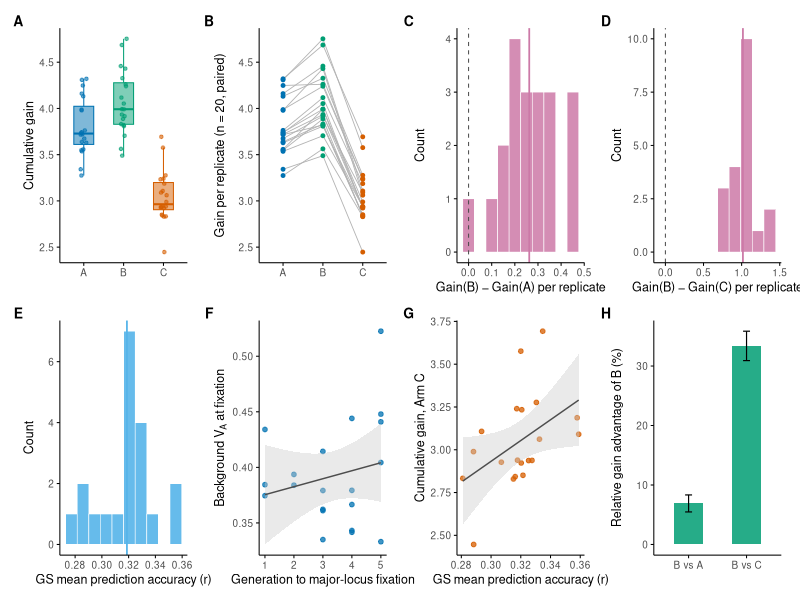
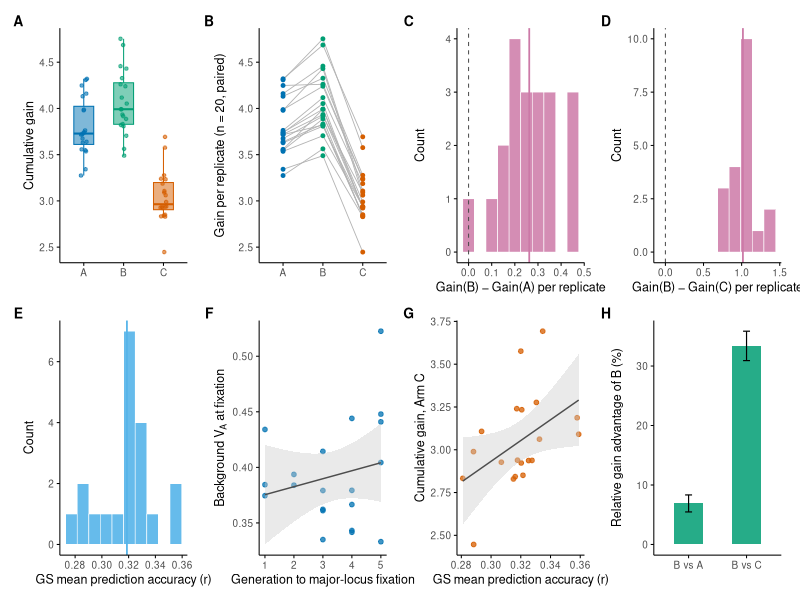

These charts were generated, in order, by the following R code:
## Figure 2: Nature-style 8-panel composite of Phase 2 (post-fixation) results,
## built entirely from the n = 20 replicated simulation output. Replaces the
## single boxplot with a richer, mechanistically-connected panel set.
library(ggplot2)
library(dplyr)
library(patchwork)

dir.create("../figures", showWarnings = FALSE)

okabe_ito <- c(A = "#0072B2", B = "#009E73", C = "#D55E00", diff = "#CC79A7", acc = "#56B4E9")

theme_nature <- theme_classic(base_size = 9, base_family = "sans") +
  theme(
    axis.line = element_line(linewidth = 0.35, colour = "black"),
    axis.ticks = element_line(linewidth = 0.35, colour = "black"),
    legend.position = "none",
    plot.title = element_blank(),
    plot.margin = margin(4, 8, 4, 4)
  )

p1 <- read.csv("../outputs/phase1_replicated_log.csv")
p1$p_major <- pmax(p1$p_major, 1 - p1$p_major)
p2 <- read.csv("../outputs/phase2_replicated_summary.csv")

gen_fixed_fixed <- sapply(split(p1, p1$rep), function(sub) {
  fg <- sub$generation[sub$p_major >= 0.99]
  if (length(fg) > 0) min(fg) else max(sub$generation)
})
p2$gen_fixed <- gen_fixed_fixed[as.character(p2$rep)]
p2$VA_background_at_fixation <- mapply(function(r, g) {
  p1$VA_background[p1$rep == r & p1$generation == g]
}, p2$rep, p2$gen_fixed)

## ---- A: cumulative gain by strategy (boxplot + jitter) ----
p2_long <- data.frame(
  strategy = rep(c("A", "B", "C"), each = nrow(p2)),
  gain = c(p2$gain_A, p2$gain_B, p2$gain_C)
)
panelA <- ggplot(p2_long, aes(x = strategy, y = gain, fill = strategy, colour = strategy)) +
  geom_boxplot(width = 0.5, outlier.shape = NA, alpha = 0.5, linewidth = 0.35) +
  geom_jitter(width = 0.08, size = 0.9, alpha = 0.6) +
  scale_fill_manual(values = unname(okabe_ito[c("A","B","C")])) +
  scale_colour_manual(values = unname(okabe_ito[c("A","B","C")])) +
  labs(x = NULL, y = "Cumulative gain") +
  theme_nature

## ---- B: paired per-replicate trajectories A -> B -> C ----
pspag <- data.frame(rep = rep(p2$rep, 3),
                     strategy = rep(c("A","B","C"), each = nrow(p2)),
                     gain = c(p2$gain_A, p2$gain_B, p2$gain_C))
pspag$strategy <- factor(pspag$strategy, levels = c("A","B","C"))
panelB <- ggplot(pspag, aes(x = strategy, y = gain, group = rep)) +
  geom_line(colour = "grey70", linewidth = 0.3) +
  geom_point(aes(colour = strategy), size = 1) +
  scale_colour_manual(values = unname(okabe_ito[c("A","B","C")])) +
  labs(x = NULL, y = "Gain per replicate (n = 20, paired)") +
  theme_nature

## ---- C: paired difference B - A ----
dAB <- data.frame(d = p2$gain_B - p2$gain_A)
panelC <- ggplot(dAB, aes(x = d)) +
  geom_histogram(bins = 10, fill = unname(okabe_ito["diff"]), colour = "white", linewidth = 0.2, alpha = 0.85) +
  geom_vline(xintercept = 0, linetype = "dashed", colour = "grey30", linewidth = 0.35) +
  geom_vline(xintercept = mean(dAB$d), colour = unname(okabe_ito["diff"]), linewidth = 0.6) +
  labs(x = "Gain(B) − Gain(A) per replicate", y = "Count") +
  theme_nature

## ---- D: paired difference B - C ----
dBC <- data.frame(d = p2$gain_B - p2$gain_C)
panelD <- ggplot(dBC, aes(x = d)) +
  geom_histogram(bins = 10, fill = unname(okabe_ito["diff"]), colour = "white", linewidth = 0.2, alpha = 0.85) +
  geom_vline(xintercept = 0, linetype = "dashed", colour = "grey30", linewidth = 0.35) +
  geom_vline(xintercept = mean(dBC$d), colour = unname(okabe_ito["diff"]), linewidth = 0.6) +
  labs(x = "Gain(B) − Gain(C) per replicate", y = "Count") +
  theme_nature

## ---- E: genomic-prediction accuracy distribution ----
panelE <- ggplot(p2, aes(x = gs_accuracy)) +
  geom_histogram(bins = 10, fill = unname(okabe_ito["acc"]), colour = "white", linewidth = 0.2, alpha = 0.9) +
  geom_vline(xintercept = mean(p2$gs_accuracy), colour = unname(okabe_ito["acc"]), linewidth = 0.6) +
  labs(x = "GS mean prediction accuracy (r)", y = "Count") +
  theme_nature

## ---- F: generation-to-fixation vs residual background VA (mechanistic link) ----
panelF <- ggplot(p2, aes(x = gen_fixed, y = VA_background_at_fixation)) +
  geom_point(colour = unname(okabe_ito["A"]), size = 1.3, alpha = 0.75) +
  geom_smooth(method = "lm", se = TRUE, colour = "grey30", linewidth = 0.5, fill = "grey80") +
  labs(x = "Generation to major-locus fixation", y = expression("Background "*V[A]*" at fixation")) +
  theme_nature

## ---- G: GS accuracy vs realized genomic-selection gain ----
panelG <- ggplot(p2, aes(x = gs_accuracy, y = gain_C)) +
  geom_point(colour = unname(okabe_ito["C"]), size = 1.3, alpha = 0.75) +
  geom_smooth(method = "lm", se = TRUE, colour = "grey30", linewidth = 0.5, fill = "grey80") +
  labs(x = "GS mean prediction accuracy (r)", y = "Cumulative gain, Arm C") +
  theme_nature

## ---- H: relative advantage of B, with 95% CI from paired t-tests ----
ttAB <- t.test(p2$gain_B, p2$gain_A, paired = TRUE)  ## CI on mean(gain_B - gain_A)
ttBC <- t.test(p2$gain_B, p2$gain_C, paired = TRUE)  ## CI on mean(gain_B - gain_C)
rel <- data.frame(
  comparison = c("B vs A", "B vs C"),
  pct = c(mean(p2$gain_B - p2$gain_A) / mean(p2$gain_A) * 100,
          mean(p2$gain_B - p2$gain_C) / mean(p2$gain_C) * 100),
  lo = c(ttAB$conf.int[1] / mean(p2$gain_A) * 100,
         ttBC$conf.int[1] / mean(p2$gain_C) * 100),
  hi = c(ttAB$conf.int[2] / mean(p2$gain_A) * 100,
         ttBC$conf.int[2] / mean(p2$gain_C) * 100)
)
panelH <- ggplot(rel, aes(x = comparison, y = pct)) +
  geom_col(fill = unname(okabe_ito["B"]), width = 0.5, alpha = 0.85) +
  geom_errorbar(aes(ymin = lo, ymax = hi), width = 0.12, linewidth = 0.4) +
  labs(x = NULL, y = "Relative gain advantage of B (%)") +
  theme_nature

fig2 <- (panelA + labs(tag = "A")) + (panelB + labs(tag = "B")) +
        (panelC + labs(tag = "C")) + (panelD + labs(tag = "D")) +
        (panelE + labs(tag = "E")) + (panelF + labs(tag = "F")) +
        (panelG + labs(tag = "G")) + (panelH + labs(tag = "H")) +
  plot_layout(ncol = 4, nrow = 2) &
  theme(plot.tag = element_text(face = "bold", size = 10))

ggsave("../figures/Figure2_three_strategies_comparison.png", fig2, width = 11.5, height = 6.2, dpi = 320)
ggsave("../figures/Figure2_three_strategies_comparison.pdf", fig2, width = 11.5, height = 6.2)

cat("8-panel Figure 2 written to simulation/figures/\n")
cat(sprintf("B-A CI (pct pts): [%.2f, %.2f]\n", rel$lo[1], rel$hi[1]))
cat(sprintf("B-C CI (pct pts): [%.2f, %.2f]\n", rel$lo[2], rel$hi[2]))
